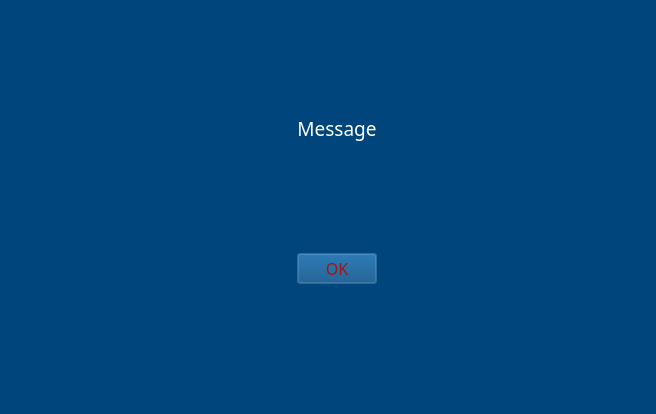
<?xml version="1.0" encoding="UTF-8"?>
<ui version="4.0">
 <class>MsgDialog</class>
 <widget class="QDialog" name="MsgDialog">
  <property name="enabled">
   <bool>true</bool>
  </property>
  <property name="geometry">
   <rect>
    <x>0</x>
    <y>0</y>
    <width>656</width>
    <height>414</height>
   </rect>
  </property>
  <property name="sizePolicy">
   <sizepolicy hsizetype="Fixed" vsizetype="Fixed">
    <horstretch>0</horstretch>
    <verstretch>0</verstretch>
   </sizepolicy>
  </property>
  <property name="minimumSize">
   <size>
    <width>656</width>
    <height>414</height>
   </size>
  </property>
  <property name="maximumSize">
   <size>
    <width>656</width>
    <height>414</height>
   </size>
  </property>
  <property name="palette">
   <palette>
    <active>
     <colorrole role="WindowText">
      <brush brushstyle="SolidPattern">
       <color alpha="255">
        <red>255</red>
        <green>255</green>
        <blue>255</blue>
       </color>
      </brush>
     </colorrole>
     <colorrole role="Button">
      <brush brushstyle="SolidPattern">
       <color alpha="255">
        <red>0</red>
        <green>113</green>
        <blue>0</blue>
       </color>
      </brush>
     </colorrole>
     <colorrole role="Light">
      <brush brushstyle="SolidPattern">
       <color alpha="255">
        <red>0</red>
        <green>170</green>
        <blue>0</blue>
       </color>
      </brush>
     </colorrole>
     <colorrole role="Midlight">
      <brush brushstyle="SolidPattern">
       <color alpha="255">
        <red>0</red>
        <green>141</green>
        <blue>0</blue>
       </color>
      </brush>
     </colorrole>
     <colorrole role="Dark">
      <brush brushstyle="SolidPattern">
       <color alpha="255">
        <red>0</red>
        <green>56</green>
        <blue>0</blue>
       </color>
      </brush>
     </colorrole>
     <colorrole role="Mid">
      <brush brushstyle="SolidPattern">
       <color alpha="255">
        <red>0</red>
        <green>75</green>
        <blue>0</blue>
       </color>
      </brush>
     </colorrole>
     <colorrole role="Text">
      <brush brushstyle="SolidPattern">
       <color alpha="255">
        <red>255</red>
        <green>255</green>
        <blue>255</blue>
       </color>
      </brush>
     </colorrole>
     <colorrole role="BrightText">
      <brush brushstyle="SolidPattern">
       <color alpha="255">
        <red>255</red>
        <green>255</green>
        <blue>255</blue>
       </color>
      </brush>
     </colorrole>
     <colorrole role="ButtonText">
      <brush brushstyle="SolidPattern">
       <color alpha="255">
        <red>255</red>
        <green>255</green>
        <blue>255</blue>
       </color>
      </brush>
     </colorrole>
     <colorrole role="Base">
      <brush brushstyle="SolidPattern">
       <color alpha="255">
        <red>0</red>
        <green>0</green>
        <blue>0</blue>
       </color>
      </brush>
     </colorrole>
     <colorrole role="Window">
      <brush brushstyle="SolidPattern">
       <color alpha="255">
        <red>0</red>
        <green>70</green>
        <blue>124</blue>
       </color>
      </brush>
     </colorrole>
     <colorrole role="Shadow">
      <brush brushstyle="SolidPattern">
       <color alpha="255">
        <red>0</red>
        <green>0</green>
        <blue>0</blue>
       </color>
      </brush>
     </colorrole>
     <colorrole role="AlternateBase">
      <brush brushstyle="SolidPattern">
       <color alpha="255">
        <red>0</red>
        <green>56</green>
        <blue>0</blue>
       </color>
      </brush>
     </colorrole>
     <colorrole role="ToolTipBase">
      <brush brushstyle="SolidPattern">
       <color alpha="255">
        <red>255</red>
        <green>255</green>
        <blue>220</blue>
       </color>
      </brush>
     </colorrole>
     <colorrole role="ToolTipText">
      <brush brushstyle="SolidPattern">
       <color alpha="255">
        <red>0</red>
        <green>0</green>
        <blue>0</blue>
       </color>
      </brush>
     </colorrole>
     <colorrole role="PlaceholderText">
      <brush brushstyle="SolidPattern">
       <color alpha="128">
        <red>255</red>
        <green>255</green>
        <blue>255</blue>
       </color>
      </brush>
     </colorrole>
    </active>
    <inactive>
     <colorrole role="WindowText">
      <brush brushstyle="SolidPattern">
       <color alpha="255">
        <red>255</red>
        <green>255</green>
        <blue>255</blue>
       </color>
      </brush>
     </colorrole>
     <colorrole role="Button">
      <brush brushstyle="SolidPattern">
       <color alpha="255">
        <red>0</red>
        <green>113</green>
        <blue>0</blue>
       </color>
      </brush>
     </colorrole>
     <colorrole role="Light">
      <brush brushstyle="SolidPattern">
       <color alpha="255">
        <red>0</red>
        <green>170</green>
        <blue>0</blue>
       </color>
      </brush>
     </colorrole>
     <colorrole role="Midlight">
      <brush brushstyle="SolidPattern">
       <color alpha="255">
        <red>0</red>
        <green>141</green>
        <blue>0</blue>
       </color>
      </brush>
     </colorrole>
     <colorrole role="Dark">
      <brush brushstyle="SolidPattern">
       <color alpha="255">
        <red>0</red>
        <green>56</green>
        <blue>0</blue>
       </color>
      </brush>
     </colorrole>
     <colorrole role="Mid">
      <brush brushstyle="SolidPattern">
       <color alpha="255">
        <red>0</red>
        <green>75</green>
        <blue>0</blue>
       </color>
      </brush>
     </colorrole>
     <colorrole role="Text">
      <brush brushstyle="SolidPattern">
       <color alpha="255">
        <red>255</red>
        <green>255</green>
        <blue>255</blue>
       </color>
      </brush>
     </colorrole>
     <colorrole role="BrightText">
      <brush brushstyle="SolidPattern">
       <color alpha="255">
        <red>255</red>
        <green>255</green>
        <blue>255</blue>
       </color>
      </brush>
     </colorrole>
     <colorrole role="ButtonText">
      <brush brushstyle="SolidPattern">
       <color alpha="255">
        <red>255</red>
        <green>255</green>
        <blue>255</blue>
       </color>
      </brush>
     </colorrole>
     <colorrole role="Base">
      <brush brushstyle="SolidPattern">
       <color alpha="255">
        <red>0</red>
        <green>0</green>
        <blue>0</blue>
       </color>
      </brush>
     </colorrole>
     <colorrole role="Window">
      <brush brushstyle="SolidPattern">
       <color alpha="255">
        <red>0</red>
        <green>70</green>
        <blue>124</blue>
       </color>
      </brush>
     </colorrole>
     <colorrole role="Shadow">
      <brush brushstyle="SolidPattern">
       <color alpha="255">
        <red>0</red>
        <green>0</green>
        <blue>0</blue>
       </color>
      </brush>
     </colorrole>
     <colorrole role="AlternateBase">
      <brush brushstyle="SolidPattern">
       <color alpha="255">
        <red>0</red>
        <green>56</green>
        <blue>0</blue>
       </color>
      </brush>
     </colorrole>
     <colorrole role="ToolTipBase">
      <brush brushstyle="SolidPattern">
       <color alpha="255">
        <red>255</red>
        <green>255</green>
        <blue>220</blue>
       </color>
      </brush>
     </colorrole>
     <colorrole role="ToolTipText">
      <brush brushstyle="SolidPattern">
       <color alpha="255">
        <red>0</red>
        <green>0</green>
        <blue>0</blue>
       </color>
      </brush>
     </colorrole>
     <colorrole role="PlaceholderText">
      <brush brushstyle="SolidPattern">
       <color alpha="128">
        <red>255</red>
        <green>255</green>
        <blue>255</blue>
       </color>
      </brush>
     </colorrole>
    </inactive>
    <disabled>
     <colorrole role="WindowText">
      <brush brushstyle="SolidPattern">
       <color alpha="255">
        <red>0</red>
        <green>56</green>
        <blue>0</blue>
       </color>
      </brush>
     </colorrole>
     <colorrole role="Button">
      <brush brushstyle="SolidPattern">
       <color alpha="255">
        <red>0</red>
        <green>113</green>
        <blue>0</blue>
       </color>
      </brush>
     </colorrole>
     <colorrole role="Light">
      <brush brushstyle="SolidPattern">
       <color alpha="255">
        <red>0</red>
        <green>170</green>
        <blue>0</blue>
       </color>
      </brush>
     </colorrole>
     <colorrole role="Midlight">
      <brush brushstyle="SolidPattern">
       <color alpha="255">
        <red>0</red>
        <green>141</green>
        <blue>0</blue>
       </color>
      </brush>
     </colorrole>
     <colorrole role="Dark">
      <brush brushstyle="SolidPattern">
       <color alpha="255">
        <red>0</red>
        <green>56</green>
        <blue>0</blue>
       </color>
      </brush>
     </colorrole>
     <colorrole role="Mid">
      <brush brushstyle="SolidPattern">
       <color alpha="255">
        <red>0</red>
        <green>75</green>
        <blue>0</blue>
       </color>
      </brush>
     </colorrole>
     <colorrole role="Text">
      <brush brushstyle="SolidPattern">
       <color alpha="255">
        <red>0</red>
        <green>56</green>
        <blue>0</blue>
       </color>
      </brush>
     </colorrole>
     <colorrole role="BrightText">
      <brush brushstyle="SolidPattern">
       <color alpha="255">
        <red>255</red>
        <green>255</green>
        <blue>255</blue>
       </color>
      </brush>
     </colorrole>
     <colorrole role="ButtonText">
      <brush brushstyle="SolidPattern">
       <color alpha="255">
        <red>0</red>
        <green>56</green>
        <blue>0</blue>
       </color>
      </brush>
     </colorrole>
     <colorrole role="Base">
      <brush brushstyle="SolidPattern">
       <color alpha="255">
        <red>0</red>
        <green>70</green>
        <blue>124</blue>
       </color>
      </brush>
     </colorrole>
     <colorrole role="Window">
      <brush brushstyle="SolidPattern">
       <color alpha="255">
        <red>0</red>
        <green>70</green>
        <blue>124</blue>
       </color>
      </brush>
     </colorrole>
     <colorrole role="Shadow">
      <brush brushstyle="SolidPattern">
       <color alpha="255">
        <red>0</red>
        <green>0</green>
        <blue>0</blue>
       </color>
      </brush>
     </colorrole>
     <colorrole role="AlternateBase">
      <brush brushstyle="SolidPattern">
       <color alpha="255">
        <red>0</red>
        <green>113</green>
        <blue>0</blue>
       </color>
      </brush>
     </colorrole>
     <colorrole role="ToolTipBase">
      <brush brushstyle="SolidPattern">
       <color alpha="255">
        <red>255</red>
        <green>255</green>
        <blue>220</blue>
       </color>
      </brush>
     </colorrole>
     <colorrole role="ToolTipText">
      <brush brushstyle="SolidPattern">
       <color alpha="255">
        <red>0</red>
        <green>0</green>
        <blue>0</blue>
       </color>
      </brush>
     </colorrole>
     <colorrole role="PlaceholderText">
      <brush brushstyle="SolidPattern">
       <color alpha="128">
        <red>255</red>
        <green>255</green>
        <blue>255</blue>
       </color>
      </brush>
     </colorrole>
    </disabled>
   </palette>
  </property>
  <property name="windowTitle">
   <string>Fantasy Cricket</string>
  </property>
  <property name="windowIcon">
   <iconset>
    <normaloff>IMAGES/logo.png</normaloff>IMAGES/logo.png</iconset>
  </property>
  <property name="modal">
   <bool>true</bool>
  </property>
  <widget class="QLabel" name="BackgroundImgLbl">
   <property name="geometry">
    <rect>
     <x>0</x>
     <y>0</y>
     <width>661</width>
     <height>421</height>
    </rect>
   </property>
   <property name="text">
    <string/>
   </property>
   <property name="pixmap">
    <pixmap>IMAGES/ground2.jpg</pixmap>
   </property>
   <property name="scaledContents">
    <bool>true</bool>
   </property>
  </widget>
  <widget class="QWidget" name="layoutWidget">
   <property name="geometry">
    <rect>
     <x>10</x>
     <y>10</y>
     <width>641</width>
     <height>381</height>
    </rect>
   </property>
   <layout class="QGridLayout" name="MsgGrid">
    <item row="0" column="0">
     <widget class="QLabel" name="ImageLbl">
      <property name="sizePolicy">
       <sizepolicy hsizetype="Fixed" vsizetype="Fixed">
        <horstretch>0</horstretch>
        <verstretch>0</verstretch>
       </sizepolicy>
      </property>
      <property name="text">
       <string/>
      </property>
      <property name="pixmap">
       <pixmap>IMAGES/stumpedout.png</pixmap>
      </property>
      <property name="scaledContents">
       <bool>true</bool>
      </property>
     </widget>
    </item>
    <item row="0" column="1">
     <widget class="QLabel" name="MessageLbl">
      <property name="enabled">
       <bool>true</bool>
      </property>
      <property name="font">
       <font>
        <family>Kristen ITC</family>
        <pointsize>14</pointsize>
        <weight>50</weight>
        <bold>false</bold>
       </font>
      </property>
      <property name="text">
       <string>Message</string>
      </property>
      <property name="alignment">
       <set>Qt::AlignCenter</set>
      </property>
      <property name="wordWrap">
       <bool>true</bool>
      </property>
     </widget>
    </item>
    <item row="1" column="1">
     <widget class="QDialogButtonBox" name="OkButtonBox">
      <property name="palette">
       <palette>
        <active>
         <colorrole role="WindowText">
          <brush brushstyle="SolidPattern">
           <color alpha="255">
            <red>255</red>
            <green>255</green>
            <blue>255</blue>
           </color>
          </brush>
         </colorrole>
         <colorrole role="Button">
          <brush brushstyle="SolidPattern">
           <color alpha="255">
            <red>0</red>
            <green>70</green>
            <blue>124</blue>
           </color>
          </brush>
         </colorrole>
         <colorrole role="Light">
          <brush brushstyle="SolidPattern">
           <color alpha="255">
            <red>0</red>
            <green>105</green>
            <blue>186</blue>
           </color>
          </brush>
         </colorrole>
         <colorrole role="Midlight">
          <brush brushstyle="SolidPattern">
           <color alpha="255">
            <red>0</red>
            <green>87</green>
            <blue>155</blue>
           </color>
          </brush>
         </colorrole>
         <colorrole role="Dark">
          <brush brushstyle="SolidPattern">
           <color alpha="255">
            <red>0</red>
            <green>35</green>
            <blue>62</blue>
           </color>
          </brush>
         </colorrole>
         <colorrole role="Mid">
          <brush brushstyle="SolidPattern">
           <color alpha="255">
            <red>0</red>
            <green>46</green>
            <blue>82</blue>
           </color>
          </brush>
         </colorrole>
         <colorrole role="Text">
          <brush brushstyle="SolidPattern">
           <color alpha="255">
            <red>255</red>
            <green>255</green>
            <blue>255</blue>
           </color>
          </brush>
         </colorrole>
         <colorrole role="BrightText">
          <brush brushstyle="SolidPattern">
           <color alpha="255">
            <red>255</red>
            <green>255</green>
            <blue>255</blue>
           </color>
          </brush>
         </colorrole>
         <colorrole role="ButtonText">
          <brush brushstyle="SolidPattern">
           <color alpha="255">
            <red>156</red>
            <green>23</green>
            <blue>21</blue>
           </color>
          </brush>
         </colorrole>
         <colorrole role="Base">
          <brush brushstyle="SolidPattern">
           <color alpha="255">
            <red>0</red>
            <green>0</green>
            <blue>0</blue>
           </color>
          </brush>
         </colorrole>
         <colorrole role="Window">
          <brush brushstyle="SolidPattern">
           <color alpha="255">
            <red>0</red>
            <green>70</green>
            <blue>124</blue>
           </color>
          </brush>
         </colorrole>
         <colorrole role="Shadow">
          <brush brushstyle="SolidPattern">
           <color alpha="255">
            <red>0</red>
            <green>0</green>
            <blue>0</blue>
           </color>
          </brush>
         </colorrole>
         <colorrole role="AlternateBase">
          <brush brushstyle="SolidPattern">
           <color alpha="255">
            <red>0</red>
            <green>35</green>
            <blue>62</blue>
           </color>
          </brush>
         </colorrole>
         <colorrole role="ToolTipBase">
          <brush brushstyle="SolidPattern">
           <color alpha="255">
            <red>255</red>
            <green>255</green>
            <blue>220</blue>
           </color>
          </brush>
         </colorrole>
         <colorrole role="ToolTipText">
          <brush brushstyle="SolidPattern">
           <color alpha="255">
            <red>0</red>
            <green>0</green>
            <blue>0</blue>
           </color>
          </brush>
         </colorrole>
         <colorrole role="PlaceholderText">
          <brush brushstyle="SolidPattern">
           <color alpha="128">
            <red>255</red>
            <green>255</green>
            <blue>255</blue>
           </color>
          </brush>
         </colorrole>
        </active>
        <inactive>
         <colorrole role="WindowText">
          <brush brushstyle="SolidPattern">
           <color alpha="255">
            <red>255</red>
            <green>255</green>
            <blue>255</blue>
           </color>
          </brush>
         </colorrole>
         <colorrole role="Button">
          <brush brushstyle="SolidPattern">
           <color alpha="255">
            <red>0</red>
            <green>70</green>
            <blue>124</blue>
           </color>
          </brush>
         </colorrole>
         <colorrole role="Light">
          <brush brushstyle="SolidPattern">
           <color alpha="255">
            <red>0</red>
            <green>105</green>
            <blue>186</blue>
           </color>
          </brush>
         </colorrole>
         <colorrole role="Midlight">
          <brush brushstyle="SolidPattern">
           <color alpha="255">
            <red>0</red>
            <green>87</green>
            <blue>155</blue>
           </color>
          </brush>
         </colorrole>
         <colorrole role="Dark">
          <brush brushstyle="SolidPattern">
           <color alpha="255">
            <red>0</red>
            <green>35</green>
            <blue>62</blue>
           </color>
          </brush>
         </colorrole>
         <colorrole role="Mid">
          <brush brushstyle="SolidPattern">
           <color alpha="255">
            <red>0</red>
            <green>46</green>
            <blue>82</blue>
           </color>
          </brush>
         </colorrole>
         <colorrole role="Text">
          <brush brushstyle="SolidPattern">
           <color alpha="255">
            <red>255</red>
            <green>255</green>
            <blue>255</blue>
           </color>
          </brush>
         </colorrole>
         <colorrole role="BrightText">
          <brush brushstyle="SolidPattern">
           <color alpha="255">
            <red>255</red>
            <green>255</green>
            <blue>255</blue>
           </color>
          </brush>
         </colorrole>
         <colorrole role="ButtonText">
          <brush brushstyle="SolidPattern">
           <color alpha="255">
            <red>156</red>
            <green>23</green>
            <blue>21</blue>
           </color>
          </brush>
         </colorrole>
         <colorrole role="Base">
          <brush brushstyle="SolidPattern">
           <color alpha="255">
            <red>0</red>
            <green>0</green>
            <blue>0</blue>
           </color>
          </brush>
         </colorrole>
         <colorrole role="Window">
          <brush brushstyle="SolidPattern">
           <color alpha="255">
            <red>0</red>
            <green>70</green>
            <blue>124</blue>
           </color>
          </brush>
         </colorrole>
         <colorrole role="Shadow">
          <brush brushstyle="SolidPattern">
           <color alpha="255">
            <red>0</red>
            <green>0</green>
            <blue>0</blue>
           </color>
          </brush>
         </colorrole>
         <colorrole role="AlternateBase">
          <brush brushstyle="SolidPattern">
           <color alpha="255">
            <red>0</red>
            <green>35</green>
            <blue>62</blue>
           </color>
          </brush>
         </colorrole>
         <colorrole role="ToolTipBase">
          <brush brushstyle="SolidPattern">
           <color alpha="255">
            <red>255</red>
            <green>255</green>
            <blue>220</blue>
           </color>
          </brush>
         </colorrole>
         <colorrole role="ToolTipText">
          <brush brushstyle="SolidPattern">
           <color alpha="255">
            <red>0</red>
            <green>0</green>
            <blue>0</blue>
           </color>
          </brush>
         </colorrole>
         <colorrole role="PlaceholderText">
          <brush brushstyle="SolidPattern">
           <color alpha="128">
            <red>255</red>
            <green>255</green>
            <blue>255</blue>
           </color>
          </brush>
         </colorrole>
        </inactive>
        <disabled>
         <colorrole role="WindowText">
          <brush brushstyle="SolidPattern">
           <color alpha="255">
            <red>0</red>
            <green>35</green>
            <blue>62</blue>
           </color>
          </brush>
         </colorrole>
         <colorrole role="Button">
          <brush brushstyle="SolidPattern">
           <color alpha="255">
            <red>0</red>
            <green>70</green>
            <blue>124</blue>
           </color>
          </brush>
         </colorrole>
         <colorrole role="Light">
          <brush brushstyle="SolidPattern">
           <color alpha="255">
            <red>0</red>
            <green>105</green>
            <blue>186</blue>
           </color>
          </brush>
         </colorrole>
         <colorrole role="Midlight">
          <brush brushstyle="SolidPattern">
           <color alpha="255">
            <red>0</red>
            <green>87</green>
            <blue>155</blue>
           </color>
          </brush>
         </colorrole>
         <colorrole role="Dark">
          <brush brushstyle="SolidPattern">
           <color alpha="255">
            <red>0</red>
            <green>35</green>
            <blue>62</blue>
           </color>
          </brush>
         </colorrole>
         <colorrole role="Mid">
          <brush brushstyle="SolidPattern">
           <color alpha="255">
            <red>0</red>
            <green>46</green>
            <blue>82</blue>
           </color>
          </brush>
         </colorrole>
         <colorrole role="Text">
          <brush brushstyle="SolidPattern">
           <color alpha="255">
            <red>0</red>
            <green>35</green>
            <blue>62</blue>
           </color>
          </brush>
         </colorrole>
         <colorrole role="BrightText">
          <brush brushstyle="SolidPattern">
           <color alpha="255">
            <red>255</red>
            <green>255</green>
            <blue>255</blue>
           </color>
          </brush>
         </colorrole>
         <colorrole role="ButtonText">
          <brush brushstyle="SolidPattern">
           <color alpha="255">
            <red>0</red>
            <green>35</green>
            <blue>62</blue>
           </color>
          </brush>
         </colorrole>
         <colorrole role="Base">
          <brush brushstyle="SolidPattern">
           <color alpha="255">
            <red>0</red>
            <green>70</green>
            <blue>124</blue>
           </color>
          </brush>
         </colorrole>
         <colorrole role="Window">
          <brush brushstyle="SolidPattern">
           <color alpha="255">
            <red>0</red>
            <green>70</green>
            <blue>124</blue>
           </color>
          </brush>
         </colorrole>
         <colorrole role="Shadow">
          <brush brushstyle="SolidPattern">
           <color alpha="255">
            <red>0</red>
            <green>0</green>
            <blue>0</blue>
           </color>
          </brush>
         </colorrole>
         <colorrole role="AlternateBase">
          <brush brushstyle="SolidPattern">
           <color alpha="255">
            <red>0</red>
            <green>70</green>
            <blue>124</blue>
           </color>
          </brush>
         </colorrole>
         <colorrole role="ToolTipBase">
          <brush brushstyle="SolidPattern">
           <color alpha="255">
            <red>255</red>
            <green>255</green>
            <blue>220</blue>
           </color>
          </brush>
         </colorrole>
         <colorrole role="ToolTipText">
          <brush brushstyle="SolidPattern">
           <color alpha="255">
            <red>0</red>
            <green>0</green>
            <blue>0</blue>
           </color>
          </brush>
         </colorrole>
         <colorrole role="PlaceholderText">
          <brush brushstyle="SolidPattern">
           <color alpha="128">
            <red>255</red>
            <green>255</green>
            <blue>255</blue>
           </color>
          </brush>
         </colorrole>
        </disabled>
       </palette>
      </property>
      <property name="font">
       <font>
        <family>Ravie</family>
        <pointsize>12</pointsize>
       </font>
      </property>
      <property name="autoFillBackground">
       <bool>false</bool>
      </property>
      <property name="orientation">
       <enum>Qt::Horizontal</enum>
      </property>
      <property name="standardButtons">
       <set>QDialogButtonBox::Ok</set>
      </property>
      <property name="centerButtons">
       <bool>true</bool>
      </property>
     </widget>
    </item>
   </layout>
  </widget>
 </widget>
 <resources/>
 <connections>
  <connection>
   <sender>OkButtonBox</sender>
   <signal>accepted()</signal>
   <receiver>MsgDialog</receiver>
   <slot>accept()</slot>
   <hints>
    <hint type="sourcelabel">
     <x>248</x>
     <y>254</y>
    </hint>
    <hint type="destinationlabel">
     <x>157</x>
     <y>274</y>
    </hint>
   </hints>
  </connection>
  <connection>
   <sender>OkButtonBox</sender>
   <signal>rejected()</signal>
   <receiver>MsgDialog</receiver>
   <slot>reject()</slot>
   <hints>
    <hint type="sourcelabel">
     <x>316</x>
     <y>260</y>
    </hint>
    <hint type="destinationlabel">
     <x>286</x>
     <y>274</y>
    </hint>
   </hints>
  </connection>
 </connections>
</ui>
